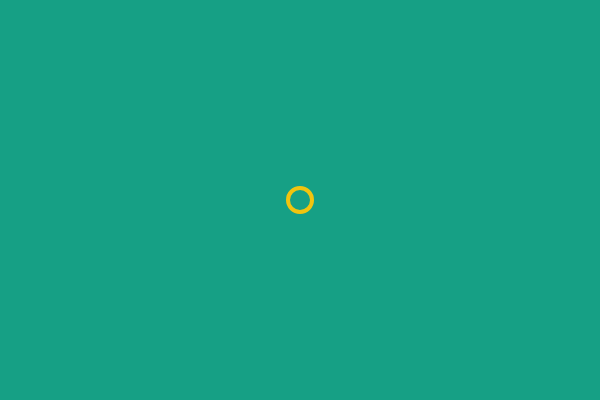
Frame 1 (no input)
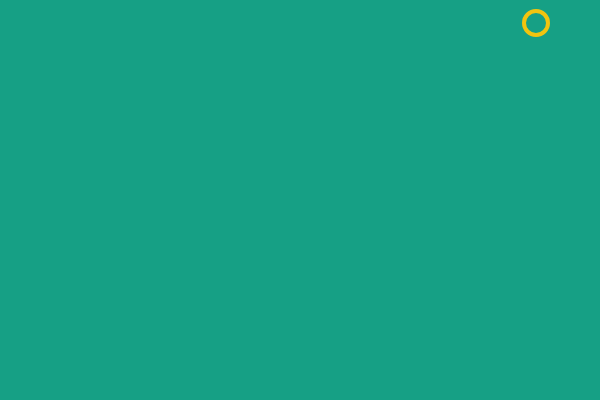
Frame 60 (no input)
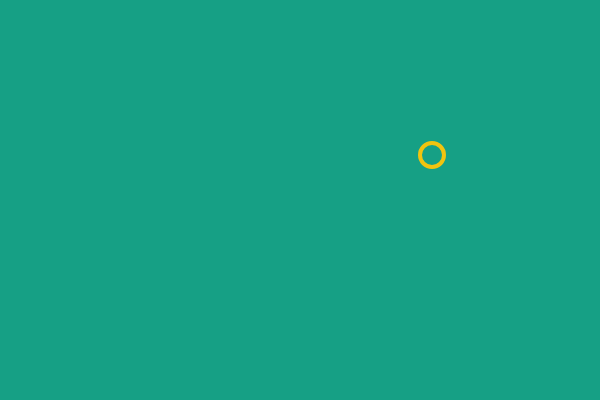
Frame 120 (the mouse pressed at the canvas centre since frame 60)

The p5.js sketch that drew these frames (run headless with seeded random() and noise() and a simulated clock; from frame 60 on, the mouse is pressed at the canvas centre):

// p5.js sketch
// ── sketch.js
// a ball object
var ball = {
  x: 300,
  y: 200,
  xspeed: 4,
  yspeed: -3,
  bsize: 24
};

function setup() {
  createCanvas(600, 400);
}

function draw() {
  background(22, 160, 133);

  // draw the ball
  display();
  // check coliders
  bounce();
  // move the ball
  move();

}

// making the program modular by defining functions
function move() {
  ball.x += ball.xspeed;
  ball.y += ball.yspeed;
}

function bounce() {
  if (ball.x > width || ball.x < 0) {
    ball.xspeed *= -1;
  }
  if (ball.y > height || ball.y < 0) {
    ball.yspeed *= -1;
  }
}

function display() {
  stroke(241, 196, 15);
  strokeWeight(4);
  noFill();
  ellipse(ball.x, ball.y, ball.bsize, ball.bsize);
}
